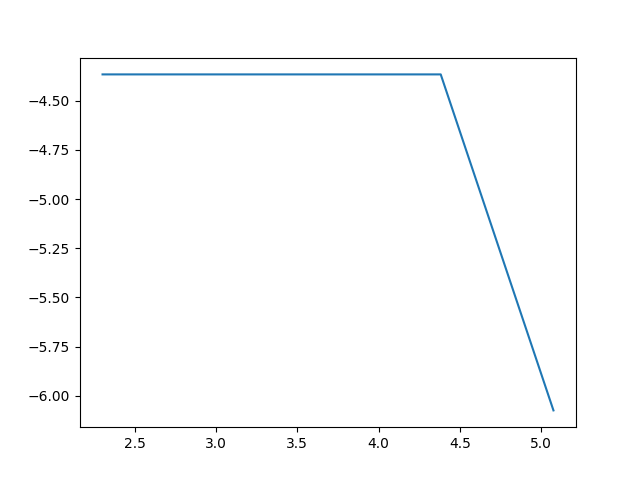

Python code for this plot:


import datetime
import numpy as np
import matplotlib.pyplot as plt
import random
time=datetime.datetime.now()
L_array=np.array([10,20,40,80,160])




def plane_init():# creates a 2D array(plane) and prepares 'plane' for start(sets its initial values)
    plane=np.zeros(shape=(L+1,L))
    i=1
    while i<L+1:
        j=0
        while j<L:
           plane[i,j]=off_number
           j+=1
        i+=1
    return plane
    
        

probability=.57
probability_array=np.array([0.58,.583,.587,.59,.593,.595,.596,.597,.598,.599,.60,.603,.607,.61])
global counter
counter=1


def recolor(plane,max_value,min_value):#subtitutes cells of array(plane),which have max_value with min_value
    color_array[int(max_value)]=color_array[int(min_value)]
    return None


def percolation_check(plane):#checks if percolation has happened or not
    j=0
    while j<L:
        if color_checker(plane[L,j])==1:
            return 1
        j+=1
    return 0

def color_checker(value):#checks if a color should be considered as color==0 or not(is connected to infinity cluster or not)
    if color_array[int(value)]!=int(value):
        return color_checker(color_array[int(value)])
    if color_array[int(value)]==int(value):
        if int(value)==0:
            return 1
        else:
            return 0
        
def real_color(value):# this function is very similar to function 'color_checker' but it returns the real color of a color
    if color_array[int(value)]!=int(value):
        return real_color(color_array[int(value)])
    if color_array[int(value)]==int(value):
        return int(value)

           
def big_cluster_finder(real_color_array,area_array,temp):   #in the case,system has percolated it finds the "real color" of the bigest cluster(except the percolated cluster)
    max_S=0 #area of bigest cluster                         #if system has percolated,temp is 1.else temp is 0
    index=L**2+1 #color of bigest cluster(-1 means there is no cluster but infinity cluster)
    i=0
    while i<=counter:
        if real_color_array[i]!=0:
            j=i
            temp_S=0
            while j<=counter:
                if real_color_array[j]==real_color_array[i]:
                    temp_S+=area_array[j]
                j+=1
            if temp_S>max_S:
                max_S=temp_S
                index=real_color_array[i]
        i+=1
    return (index,max_S) #'index'==L**2+1 means that the whole grid a infinity cluster




def x_cm_finder(plane,index,max_S):#finds the x coordinate of center of mass of cluster
    i=1
    x_cm=0
    while i<L+1:
        j=0
        while j<L:
            if real_color_array[int(plane[i,j])]==index:
                x_cm=x_cm+j
            j+=1
        i+=1
    x_cm=x_cm/max_S
    return x_cm




def y_cm_finder(plane,index,max_S):#finds the y coordinate of center of mass of cluster
    i=1
    y_cm=0
    while i<L+1:
        j=0
        while j<L:
            if real_color_array[int(plane[i,j])]==index:
                y_cm=y_cm+i
            j+=1
        i+=1
    y_cm=y_cm/max_S
    return y_cm



def x_var_finder(plane,x_cm,index,max_S):#finds the x variance of system around the x_cm 
    i=1
    x_var=0
    while i<L+1:
        j=0
        while j<L:
            if real_color_array[int(plane[i,j])]==index:
                x_var=x_var+(j-x_cm)**2
            j+=1
        i+=1
    x_var=x_var/max_S
    return x_var




                

def y_var_finder(plane,y_cm,index,max_S):
    i=1
    y_var=0
    while i<L+1:
        j=0
        while j<L:
            if real_color_array[int(plane[i,j])]==index:
                y_var=y_var+(i-y_cm)**2
            j+=1
        i+=1
    y_var=y_var/max_S
    return y_var



def best_slope(x_arr,y_arr):  #finds the best slope,passes through arrays 'x_arr' and 'y_arr'
    xbar=np.average(x_arr)
    ybar=np.average(y_arr)
    xybar=np.average(x_arr*y_arr)
    x2bar=np.average(x_arr**2)
    slope=(xbar*ybar-xybar)/(xbar**2-x2bar)
    return slope
                    



def value_assign(plane,x,y):#assign a value to a newly born cell(in 2D array 'plane')
    if plane[(x-1),y]==off_number and plane[x,y-1]==off_number:
        global counter
        plane[x,y]=counter
        area_array[int(plane[x,y])]+=1 #increases the area of cluster with value==plane[x,y]
        counter=counter+1
        return None
    elif plane[(x-1),y]!=off_number and plane[x,y-1]==off_number:
        plane[x,y]=color_array[int(plane[x-1,y])]
        area_array[int(plane[x,y])]+=1 #increases the area of cluster with value==plane[x,y]
    elif plane[(x-1),y]==off_number and plane[x,y-1]!=off_number:
        plane[x,y]=color_array[int(plane[x,y-1])]  
        area_array[int(plane[x,y])]+=1 #increases the area of cluster with value==plane[x,y]
    elif plane[(x-1),y]!=off_number and plane[x,y-1]!=off_number:
        sorted_temp=np.sort((color_array[int(plane[x-1,y])],color_array[int(plane[x,y-1])]))
        plane[x,y]=sorted_temp[0]
        area_array[int(plane[x,y])]+=1 #increases the area of cluster with value==plane[x,y]
        recolor(plane,sorted_temp[1],sorted_temp[0])
    return None





def mother(plane,x,y,probability):#checks if a random number is less than probability,turns it on(gives birth to it!  LOL)
        temp=random.random()
        if temp<=probability:
            value_assign(plane,x,y)
        return None
    
    
k=0
while k<len(L_array):
    L=L_array[k]
    off_number=-L  #value of off cells would be this
    ksi_array=np.zeros(shape=(len(L_array),len(probability_array)))
    m=0
    while m<len(probability_array):
        Q=0  #'Q' counts the how many times percolation has happened in 100 run of system
        probability=probability_array[m]  
        Rg=0
        n=0
        while n<50:
            area_array=np.zeros(L**2+1)#this array keeps the "area" of a cluster in it.and is evaluated in 'value assign function'
            color_array=np.arange(L**2+1)
            counter=1
            global plane
            plane=plane_init()        
            i=1
            while i<L+1:
                j=0
                while j<L:
                    mother(plane,i,j,probability)
                    j=j+1
                i=i+1
            n+=1
            temp=percolation_check(plane)  #if temp is 1,percolation has occured.if be 0,has NOT percolated
            Q=Q+temp
            real_color_array=np.arange(L**2+1)#all the connected clusters have the same number and stored in this array
            s=0
            while s<counter:
                if s==real_color(s):
                    h=0
                    while h<=counter:
                        if real_color(h)==s:
                            real_color_array[h]=s
                        h+=1
                s+=1
            (index,max_S)=big_cluster_finder(real_color_array,area_array,temp)   #here the color of biggest cluster('index') and its area max_S is evaluated
            if max_S!=0:   
                x_var=x_var_finder(plane,x_cm_finder(plane,index,max_S),index,max_S)
                y_var=y_var_finder(plane,y_cm_finder(plane,index,max_S),index,max_S)
                Rg+=(x_var+x_var)  #at the end we will divide Rg by 100
        Rg=Rg/100
        ksi_array[k,m]=Rg**.5
        m+=1
    k+=1
    
    
PL_array=np.zeros(len(L_array))  #in 'PL_array' the probability in which 'Rg' get maximized will be stored
i=0
while i<len(L_array):  #we evaluate 'PL_array'
    max_index=np.argmax(ksi_array[i,:])
    PL_array[i]=abs(probability_array[max_index]-0.5927)
    i+=1





print(datetime.datetime.now()-time)
print('best slope(-1/nou) is:')
bestslope=best_slope(np.log(L_array),np.log(PL_array))
print(bestslope)
print('nou is:')
print(-1/bestslope)



fig=plt.figure()
plt.plot(np.log(L_array),np.log(PL_array))

plt.show()




    

     
